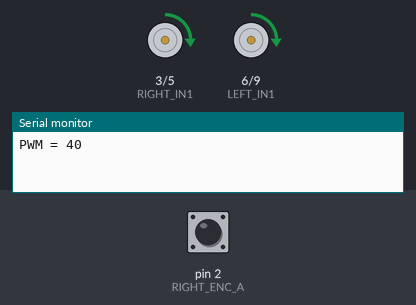
A sketch run on a simulated Arduino Uno, built with avr-gcc and run on an emulated ATmega328P. Shown: motor-driver pin pairs drawn as motors (green arrow = first pin HIGH = forward, orange = second pin HIGH = backward, longer = more drive), the last lines printed to the serial monitor. Inputs (shaded band) come from the test bench; at power-on: pin 2 (RIGHT_ENC_A) HIGH.

Above: at 1.5 s.
At 4.5 s:
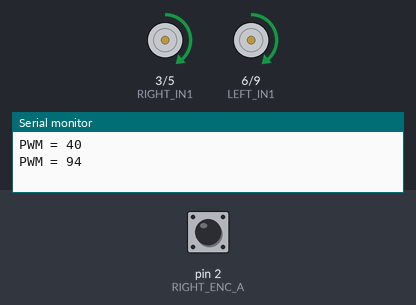
At 7.5 s:
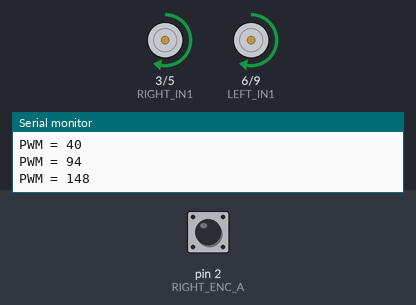
At 13.5 s:
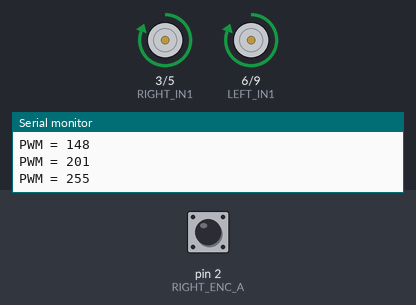
Timing chart, 0 to 19.5 s (numbered marks = the images above):
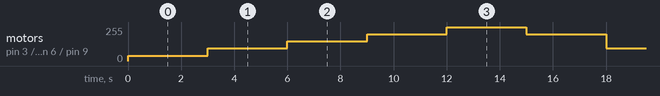

The sketch:

part1b.ino
```cpp
const int LEFT_ENC_A  = 7;
const int LEFT_ENC_B  = 8;
const int RIGHT_ENC_A = 2;
const int RIGHT_ENC_B = 4;

const int LEFT_IN1  = 6;
const int LEFT_IN2  = 9;
const int RIGHT_IN1 = 3;
const int RIGHT_IN2 = 5;

volatile long encoderCountLeft = 0;
volatile long encoderCountRight = 0;

void leftEncoderISR() {
  if (digitalRead(LEFT_ENC_B) == HIGH) {
    encoderCountLeft++;
  } else {
    encoderCountLeft--;
  }
}

void rightEncoderISR() {
  if (digitalRead(RIGHT_ENC_B) == HIGH) {
    encoderCountRight++;
  } else {
    encoderCountRight--;
  }
}

void setup() {
  Serial.begin(115200);
  pinMode(LEFT_IN1, OUTPUT);
  pinMode(LEFT_IN2, OUTPUT);
  pinMode(RIGHT_IN1, OUTPUT);
  pinMode(RIGHT_IN2, OUTPUT);

  pinMode(LEFT_ENC_A, INPUT);
  pinMode(LEFT_ENC_B, INPUT);
  pinMode(RIGHT_ENC_A, INPUT);
  pinMode(RIGHT_ENC_B, INPUT);

  attachInterrupt(digitalPinToInterrupt(LEFT_ENC_A), leftEncoderISR, RISING);
  attachInterrupt(digitalPinToInterrupt(RIGHT_ENC_A), rightEncoderISR, RISING);
}


//255 − deadband from part1a
int pwmLevels[] = {40, 94,148, 201, 255};

void loop() {
  for (int i = 0; i < 5; i++) {
    encoderCountLeft = 0;
    encoderCountRight = 0;
    analogWrite(LEFT_IN1, pwmLevels[i]);
    analogWrite(LEFT_IN2, 0);
    analogWrite(RIGHT_IN1, pwmLevels[i]);
    analogWrite(RIGHT_IN2, 0);
    Serial.print("PWM = "); Serial.println(pwmLevels[i]);
    delay(3000);   // hold each level long enough to capture on scope
  }
  analogWrite(LEFT_IN1, 0);
}
```

Measured:
- by itself, motor on pin 3 (RIGHT_IN1) / pin 5 (RIGHT_IN2), motor on pin 6 (LEFT_IN1) / pin 9 (LEFT_IN2): repeats every 15.0 s: forward 94/255 3.0 s, forward 148/255 3.0 s, forward 201/255 3.0 s, forward 255/255 3.0 s, forward 201/255 3.0 s
